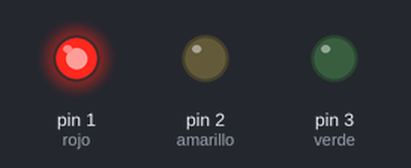
Recording of a sketch running on a simulated Arduino Uno, built with avr-gcc and run on an emulated ATmega328P. On the bench: output pins drawn as LEDs (lit = HIGH).

Above: at 1.5 s.
At 3.5 s:
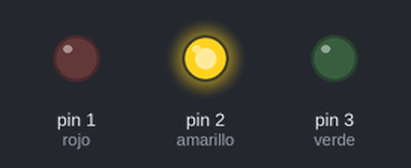
At 5.0 s:
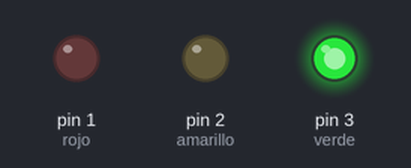
Timing chart, 0 to 7.8 s (numbered marks = the images above):
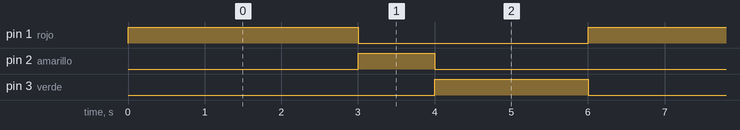

Measured:
- by itself, pin 1 (rojo): alternates HIGH for 3.0 s and LOW for 3.0 s
- by itself, pin 2 (amarillo): alternates HIGH for 1.0 s and LOW for 5.0 s
- by itself, pin 3 (verde): alternates HIGH for 2.0 s and LOW for 4.0 s

The sketch:

sketch_aug10a_hacer_semaforo.ino
```cpp
/*
 *  Hacer un semaforo con 3 leds
*/

// Numeros de pines a utilizar:
int rojo = 1;
int amarillo = 2;
int verde = 3;

void setup() {

  // Los pines emitiran pulsos:
  pinMode(rojo, OUTPUT);
  pinMode(amarillo, OUTPUT);
  pinMode(verde, OUTPUT);

}

void loop() {

  // Se encendera uno a la vez:

  digitalWrite(rojo, HIGH);
  delay(3000);
  digitalWrite(rojo, LOW);

  digitalWrite(amarillo, HIGH);
  delay(1000);
  digitalWrite(amarillo, LOW);

  digitalWrite(verde, HIGH);
  delay(2000);
  digitalWrite(verde, LOW);

}
```
